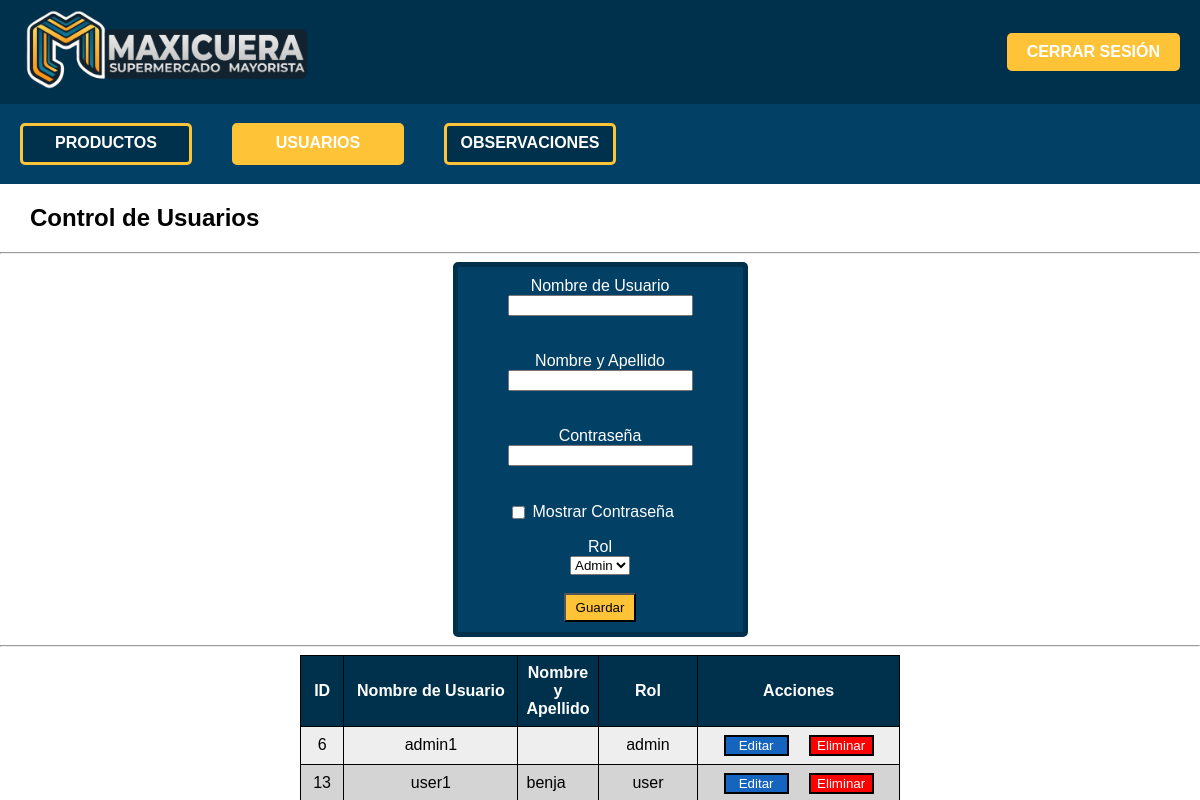
The app's page /user_management.php (signed in) with its own data.
### tables this page shows
CREATE TABLE `users` (
  `id` int(11) NOT NULL,
  `username` varchar(200) NOT NULL,
  `nombre_apellido` varchar(200) NOT NULL,
  `password` varchar(200) NOT NULL,
  `role` enum('admin','user') DEFAULT NULL
);

### display_users.php (the view, shortened to what this page needs)
<?php
include 'db.php';
$sql = "SELECT * FROM users";
$result = $conn->query($sql);
if ($result->num_rows > 0) {
    echo "<table id='tabla-usuarios' border='1'>
    <tr>
        <th class='cabecera col-id'>ID</th>
        <th class='cabecera'>Nombre de Usuario</th>
        <th class='cabecera'>Nombre y Apellido</th>
        <th class='cabecera col-rol'>Rol</th>
        <th class='cabecera col-accion'>Acciones</th>
    </tr>";
    while ($row = $result->fetch_assoc()) {
        echo "<tr>
            <td class='col-id'>" . $row["id"] . "</td>
            <td class='col-user'>" . $row["username"] . "</td>
            <td>" . $row["nombre_apellido"] . "</td>
            <td class='col-rol'>" . $row["role"] . "</td>
            <td>
                <form method='post' action='' style='display:inline;'>
                    <input type='hidden' name='id' value='" . $row["id"] . "'>
                    <input type='hidden' name='username' value='" . $row["username"] . "'>
                    <input type='hidden' name='nombre_apellido' value='" . $row["nombre_apellido"] . "'>
                    <input type='hidden' name='role' value='" . $row["role"] . "'>
                    <div id='div-botons'>
                        <button type='submit' name='editar' class='boton editar'>Editar</button>
                        <button type='submit' name='eliminar' class='boton borrar'>Eliminar</button>
                    </div>
                </form>
            </td>
        </tr>";
    }
    echo "</table>";
} else {
    echo "0 resultados";
}
?>

### style.css (style rules this page uses)
* { font-family: "Montserrat-Bold", sans-serif; src: url(fonts/static/Montserrat-Bold.ttf); }
body { background-color: rgb(255, 255, 255); margin: 0; padding: 0; }
#tabla-usuarios { border-collapse: collapse; width: 50%; }
#tabla-productos, #tabla-usuarios, th, td { border: 1px solid black; }
th, td { padding: 8px; }
th { background-color:#00314C; color:#ffffff; }
tr { background-color: #d4d4d4; }
tr:nth-child(even) { background-color: #EEEEEE; }
.cabecera { background-color: #00314C; color: #ffffff'; }
#div-botons { display: flex; justify-content: center; gap: 20px; }
.col-cantidad, .col-id, .col-fecha, .col-user, .col-rol { text-align: center; }
.col-id { width: 30px; }
.col-cantidad, .col-rol { width: 100px; }
.col-fecha, .col-user, .col-accion { width: 200px; }
.boton { width: 65px; color:#ffffff; border: 2px solid #000; cursor: pointer; }
.editar { background-color: #1565C0; }
.borrar { background-color: #FF0000; }

### records on screen
users: id "6", username "admin1", role "admin"
users: id "13", username "user1", nombre_apellido "benja", role "user"
